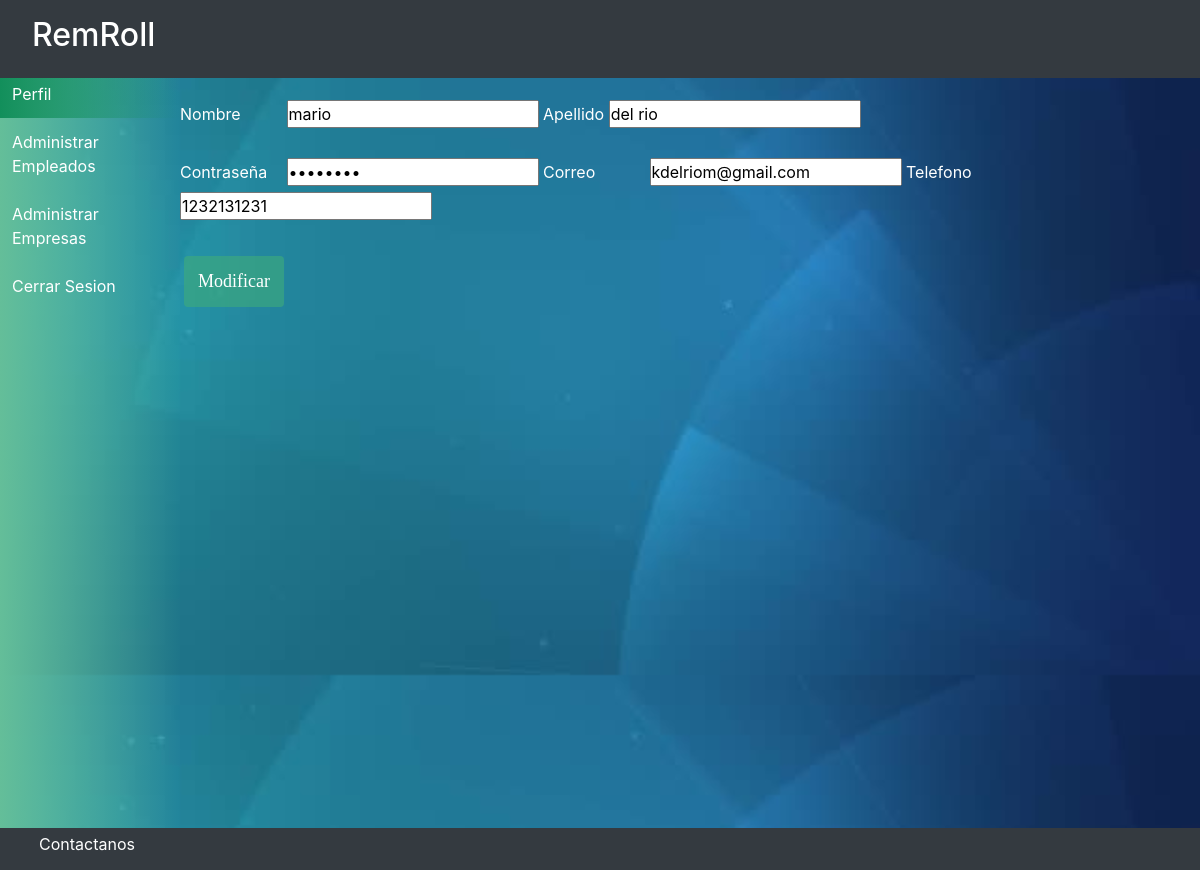
/modificar_usuario/kdelriom@gmail.com/, run on an earlier commit of the app's database.
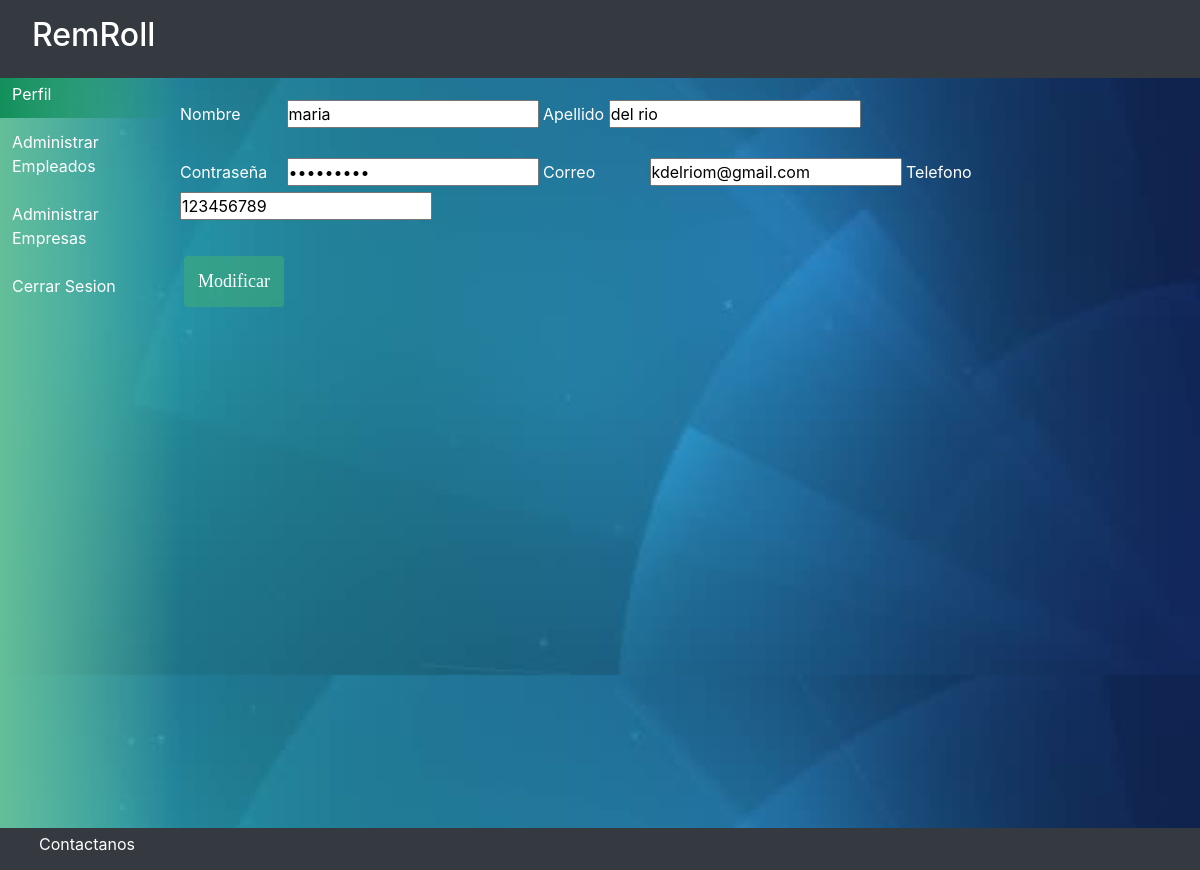
And on a later commit of the database.
### usuario/models.py (models this page shows)
class Usuario(models.Model):
    nombreU = models.CharField(max_length=50)
    apellidoU = models.CharField(max_length=50)
    correoU = models.CharField(max_length=12, primary_key=True)
    contraseñaU = models.CharField(max_length=50)
    telefonoU = models.IntegerField()

### usuario/views.py (the view, shortened to what this page needs)
# urls.py: path('modificar_usuario/<correoU>/', modificar_usuario, name='modificar_usuario'),
def modificar_usuario(request,correoU):
    usuario = Usuario.objects.get(correoU=correoU)
    variables = {
        'usuario':usuario
    }
    return render(request, 'usuario/modificar_usuario.html', variables)

### usuario/templates/usuario/modificar_usuario.html (shortened to what this page needs)
{%  extends 'usuario/plantilla.html'  %}
{% load static %}
  {% block contenido1 %}
  <body style="background-image: url({% static 'usuario/imagen/fondo-login.jpg' %});background-size: 100%;">
    <div id="wrapper" style="margin-top: 70px;">
      <div class="vertical-menu" id="first">
       <a href="{% url 'perfil' %}" class="active">Perfil</a>
       <a href="{% url 'lista' %}" >Administrar Empleados</a>
       <a href="{% url 'lista_empresa' %}">Administrar Empresas</a>
       <a href="{% url 'inicio' %}">Cerrar Sesion</a>
      </div>
      <div id="second" style="margin-top: 30px;">
        <form action="" method="POST">
        <label style="width: 10%;" for="">Nombre</label>
        <input id="nombreU" name="nombreU" value="{{ usuario.nombreU }}">
        <label for="">Apellido</label>
        <input id="apellidoU" name="apellidoU" value="{{ usuario.apellidoU }}">
        <br><br>
        <label style="width: 10%;" for="">Contraseña</label>
        <input type="password" id="contraseñaU" name="contraseñaU" value="{{ usuario.contraseñaU }}">
        <label style="width: 10%;" for="">Correo</label>
        <input id="correoU" name="correoU" value="{{ usuario.correoU }}">
        <label for="">Telefono</label>
        <input id="telefonoU" name="telefonoU" value="{{ usuario.telefonoU }}">
        <br><br>
        <div>
          <input style="width: 100px;" class="botones" type="submit" name="btnaddU" id="btnaddU" value="Modificar">
        </div>
      </form>
      </div>
      {% endblock contenido1 %}

### usuario/templates/usuario/plantilla.html (shortened to what this page needs)
<!DOCTYPE html>
<html lang="en">
{% load static %}
{% load socialaccount %}
{% load pwa %}
<head>
  <link rel="stylesheet" href="https://cdnjs.cloudflare.com/ajax/libs/animate.css/4.0.0/animate.min.css" />
  <link rel="stylesheet" href="{% static 'usuario/css/bootstrap.min.css' %}">
  <link rel="stylesheet" href="{% static 'usuario/css/style.css' %}">
  <link rel="stylesheet" href="{% static 'usuario/css/Mantenedor.css' %}">
  <link rel="stylesheet" href="{% static 'usuario/css/formulario-login.css' %}">
</head>
<body>
  <div class="container-fluid navbar bg-dark fixed-top  ">
    <nav class="navbar navbar-expand-lg  navbar-dark bg-dark ">
      <div class="collapse navbar-collapse" id="navbarNav">
        <ul class="navbar-nav ">
          <li class="nav-item active">
            <h2><a style="text-decoration: none;" href="{% url 'inicio' %}" class=" text-white">RemRoll</a></h2>
          </li>
        </ul>
      </div>
    </nav>
  </div>
  {% block contenido1 %}
  {% endblock contenido1 %}
  <div class="container-fluid bg-dark fixed-bottom ">
    <footer class="bg-dark ">
      <div class="p-1">
        <ul style="margin-bottom: 10px;margin-left: 20px;">
          <a href="{% url 'InicioFacebook' %}" class=" text-white">Contactanos</a>
        </ul>
      </div>
    </footer>
  </div>
</body>
</html>

### usuario/static/usuario/css/style.css (style rules this page uses)
html { margin: 0px; }

### usuario/static/usuario/css/Mantenedor.css (style rules this page uses)
body { margin: 0; padding: 0; background-color: rgb(209, 209, 209); color: white; }
.botones { width: 80px; background: #3daa7da4; border: none; border-radius: 4px; padding: 12px; margin: 4px; margin-top: 12px; color: white; font-family: 'calibri'; font-size: 18px; text-decoration: none; }
.vertical-menu { width: 100%; height: 800px; background: -webkit-linear-gradient(left, #64be99, rgba(255, 255, 255, 0)); }
.vertical-menu a { color: white; display: block; padding: 12px; text-decoration: none; }
.vertical-menu a.active { background: -webkit-linear-gradient(left, #128f5b, rgba(255, 255, 255, 0)); color: white; overflow: hidden; }
#wrapper { width: 100%; display: flex; }
#first { width: 15%; }
#second { width: 85%; }

### usuario/static/usuario/css/formulario-login.css (style rules this page uses)
* { margin: 0; padding: 0; box-sizing: border-box; }

What changed in the data, as far as the page shows it:
changed Usuario "del rio": nombreU "mario" → "maria"; telefonoU "1232131231" → "123456789"
